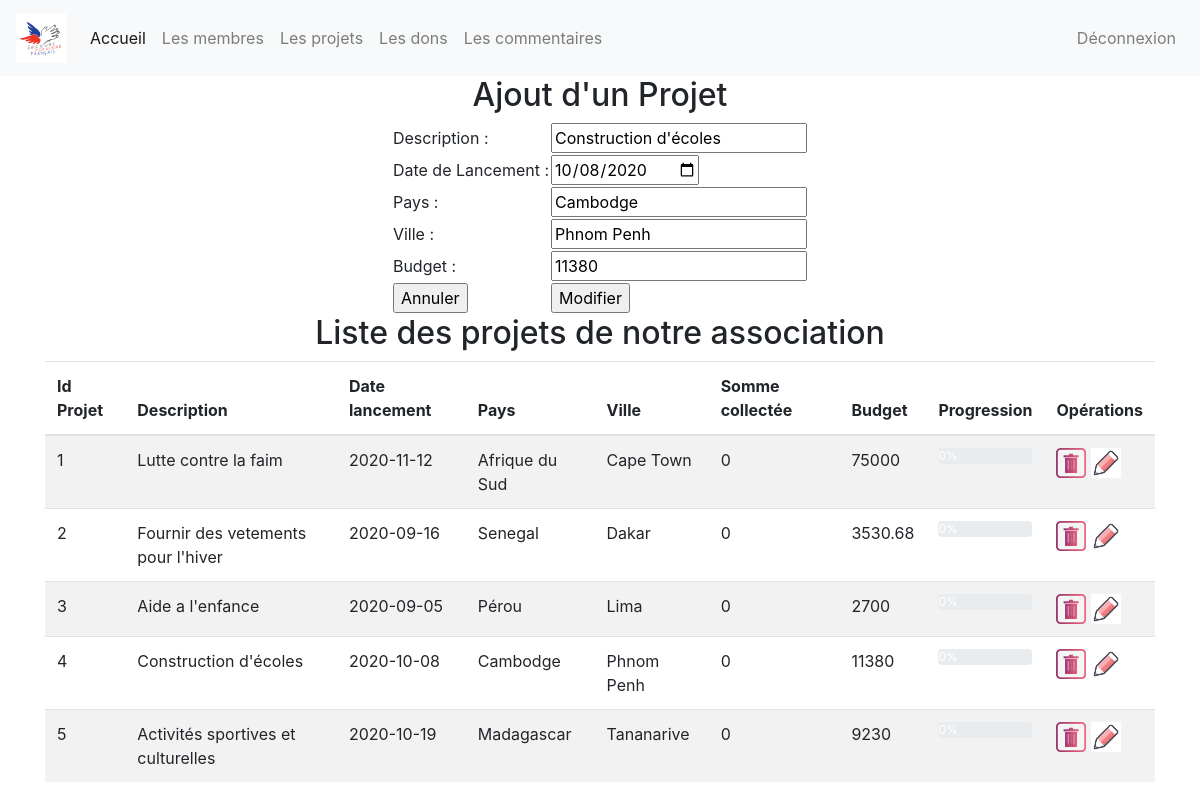
/index.php?page=2&action=edit&idprojet=4 (signed in), run on the app's committed database.
### tables this page shows
create table projet (
	idprojet int(3) not null auto_increment, 
	description varchar(50),
	datelancement date,
	pays varchar(50),
	ville varchar(50),
	budget float,  
	sommecollectee float, 
	primary key(idprojet)
);

### controleur/controleur.class.php (called while the page is built, shortened)
<?php
	require_once ("modele/modele.class.php");
	class Controleur {
		private $unModele ;
		public function   __construct ($serveur, $bdd, $user, $mdp){
			$this->unModele = new Modele ($serveur, $bdd, $user, $mdp);
		}
		public function setTable ($uneTable)
		{
			$this->unModele->setTable($uneTable);
		}
		public function selectAll ($tab)
		{
			$lesResultats = $this->unModele->selectAll($tab);
			return $lesResultats;
		}
		public function selectWhere ($tab)
		{
			return $this->unModele->selectWhere($tab);
		}
	}
?>

### modele/modele.class.php (called while the page is built, shortened)
<?php
	class Modele {
		private $unPdo , $uneTable;
		public function   __construct ($serveur, $bdd, $user, $mdp)
		{
			$this->unPdo =null;
			try{
		$this->unPdo = new PDO ("mysql:host=".$serveur.";dbname=".$bdd, $user, $mdp);
			}
			catch (PDOException $exp){
				echo "Erreur de connexion au serveur : ".$serveur."/".$bdd ;
			}
		}
		public function setTable ($uneTable)
		{
			$this->uneTable = $uneTable;
		}
		public function selectAll ($tab) {
			if ($this->unPdo != null){
				$chaine = implode(", ", $tab);
				$requete = "select ".$chaine." from " .$this->uneTable. " ; ";
				$select = $this->unPdo->prepare ($requete);
				$select->execute ();
				return $select->fetchAll();
			} else {
				return null;
			}
		}
		public function selectWhere ($tab)
		{
			if ($this->unPdo != null){
				$listeChamps = array();
				$donnees =array();
				foreach ($tab as $cle => $valeur) {
					$listeChamps[] = $cle." = ".":".$cle ;
					$donnees[":".$cle] = $valeur;
				}
				$chaineChamps = implode(" and ", $listeChamps);
				$requete = "select * from   ".$this->uneTable. " where ".$chaineChamps.";" ;
				$select = $this->unPdo->prepare ($requete);
				$select->execute ($donnees);
				return $select->fetch();
			}
			else
			{
				return null;
			}
		}
	}
?>

### vue/vue_projet.php (the view)
<div class='container'>
	<h2> Liste des projets de notre association </h2>
	<table class="table table-striped">
		<thead>
			<tr>
						<th> Id Projet </th> <th> Description </th>
						<th> Date lancement </th> <th> Pays  </th>
						<th> Ville </th> <th> Somme collectée </th> <th> Budget </th> <th> Progression </th>
						<?php
						if (isset($_SESSION['droits']) && $_SESSION['droits'] =="admin")
							{
						echo "<th> Opérations </th>";
						}
						?>
				</tr>
		</thead>
		<tbody>
			<?php
			foreach ($lesProjets as $leProjet) {
				echo "<tr>
						<td>".$leProjet['idprojet']." </td>
						<td>".$leProjet['description']." </td>
						<td>".$leProjet['datelancement']." </td>
						<td>".$leProjet['pays']." </td>
						<td>".$leProjet['ville']." </td>
						<td>".$leProjet['sommecollectee']." </td>
						<td>".$leProjet['budget']." </td>"
						;
				$percentage = ($leProjet['sommecollectee'] / $leProjet['budget']) * 100;
				$percentageRounded = round($percentage, 2);
				echo "
				<td>
					<div class='progress'>
						<div class='progress-bar' role='progressbar' style='width: ".$percentageRounded."%;' aria-valuenow='".$percentageRounded."' aria-valuemin='0' aria-valuemax='100'>".$percentageRounded."%
						</div>
					</div>
				</td>";
						if (isset($_SESSION['droits']) && $_SESSION['droits'] =="admin")
						{
						echo "<td>
						<a href='index.php?page=2&action=sup&idprojet=".$leProjet['idprojet']."'>
						<img src ='images/sup.jpg' height='30' witdh='30'> </a>
						<a href='index.php?page=2&action=edit&idprojet=".$leProjet['idprojet']."'>
						<img src ='images/edit.png' height='30' witdh='30'> </a>
						</td>";
						}
				echo "</tr>";
			}
			?>
		</tbody>
	</table>
</div>

### vue/vue_insert_projet.php (shortened to what this page needs)
<h2> Ajout d'un Projet </h2>
<form method ="post" action ="">
	<table>
		<tr>
			<td> Description : </td>
			<td> <input type="text" name="description" value ="<?php echo ($leProjet!=null) ? $leProjet['description']:""; ?>"></td>
		</tr>
		<tr>
			<td> Date de Lancement : </td>
			<td> <input type="date" name="datelancement" value ="<?php echo ($leProjet!=null) ? $leProjet['datelancement']:""; ?>"></td>
		</tr>
		<tr>
			<td> Pays : </td>
			<td> <input type="text" name="pays" value ="<?php echo ($leProjet!=null) ? $leProjet['pays']:""; ?>"></td>
		</tr>
		<tr>
			<td> Ville : </td>
			<td> <input type="text" name="ville" value ="<?php echo ($leProjet!=null) ? $leProjet['ville']:""; ?>"></td>
		</tr>
        <tr>
			<td> Budget : </td>
			<td> <input type="text" name="budget" value ="<?php echo ($leProjet!=null) ? $leProjet['budget']:""; ?>"></td>
		</tr>
		<tr>
			<td>  <input type="reset" name="annnuler" value ="Annuler"></td>
			<td> <input type="submit"
			<?php echo ($leProjet!=null) ? " name='modifier' value='Modifier' " : " name='valider' value='Valider' "; ?>
				></td>
		</tr>
	</table>
</form>

### data on the page
projet: description "Construction d'écoles", datelancement "10/08/2020", pays "Cambodge", ville "Phnom Penh", budget "11380", idprojet "4", datelancement "2020-10-08", sommecollectee "0"
projet: idprojet "1", description "Lutte contre la faim", datelancement "2020-11-12", pays "Afrique du Sud", ville "Cape Town", sommecollectee "0", budget "75000"
projet: idprojet "2", description "Fournir des vetements pour l'hiver", datelancement "2020-09-16", pays "Senegal", ville "Dakar", sommecollectee "0", budget "3530.68"
projet: idprojet "3", description "Aide a l'enfance", datelancement "2020-09-05", pays "Pérou", ville "Lima", sommecollectee "0", budget "2700"
projet: idprojet "5", description "Activités sportives et culturelles", datelancement "2020-10-19", pays "Madagascar", ville "Tananarive", sommecollectee "0", budget "9230"
